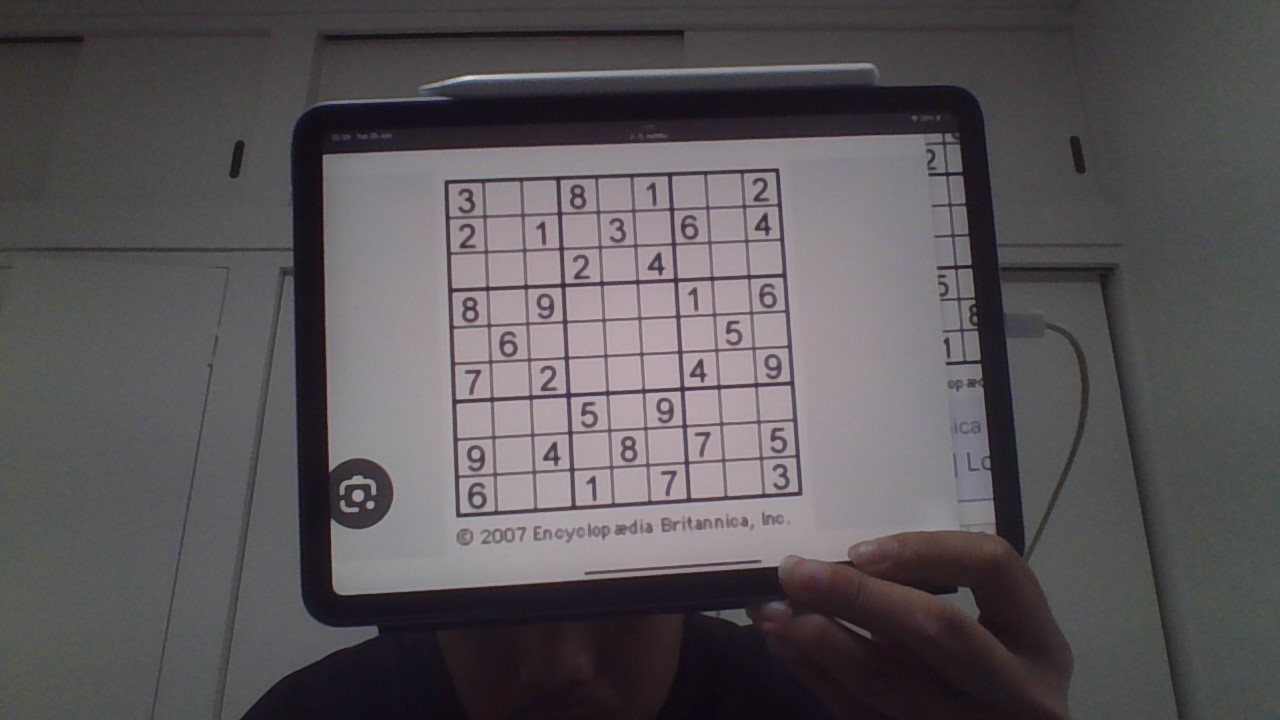
#> input picture puzzle/puzzle1.jpg, 1280 x 720 px
$ jupyter execute --allow-errors 02readsudokuVer2.ipynb
#> lines starting #> are read from the running program, lines starting #| are printed output that depends on the picture; after the words box and inside, x2 and y2 are one past the last pixel; in counts of white or black regions, pixels touching at a corner belong together
[cell 1]
import numpy as np
import matplotlib.pyplot as plt
import os, random
import cv2
import pandas as pd
import seaborn as sns
from pathlib import Path
from PIL import Image

[cell 2]
sudoku_a = cv2.imread('puzzle/puzzle1.jpg')
#> sudoku_a is the input picture: shape (720, 1280, 3); mean B, G, R 87.6, 84.7, 89
#Preprocessing image to be read
sudoku_a = cv2.resize(sudoku_a, (450,450))
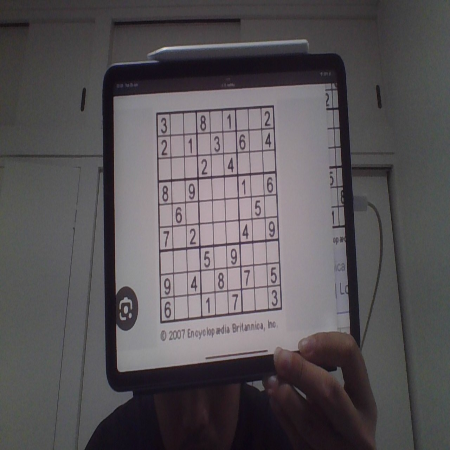
#> sudoku_a: shape (450, 450, 3); mean B, G, R 87.5, 84.6, 88.9
# function to greyscale, blur and change the receptive threshold of image
def preprocess(image):
    gray = cv2.cvtColor(image, cv2.COLOR_BGR2GRAY)
    blur = cv2.GaussianBlur(gray, (3,3),6)
    #blur = cv2.bilateralFilter(gray,9,75,75)
    threshold_img = cv2.adaptiveThreshold(blur,255,1,1,11,2)
    return threshold_img
threshold = preprocess(sudoku_a)
#> in preprocess, `blur = cv2.GaussianBlur(gray, (3,3),6)`:
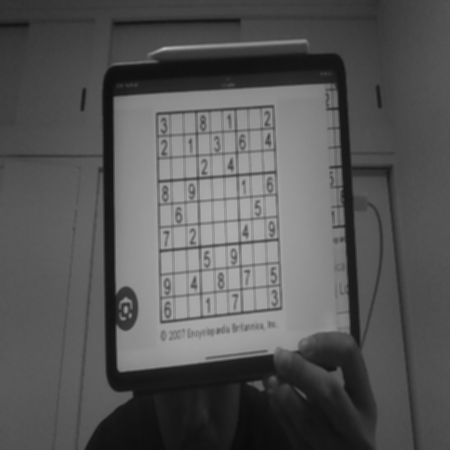
#> blur: shape (450, 450); min 10, max 188, mean 86.2
#> in preprocess, `threshold_img = cv2.adaptiveThreshold(blur,255,1,1,11,2)`:
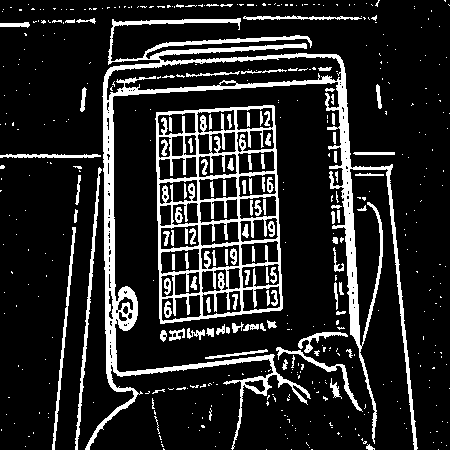
#> threshold_img: shape (450, 450); 15.3% white; 457 white regions (351 under 20 px)
#let's look at what we have got
plt.figure()
plt.imshow(threshold)
plt.show()

[cell 3]
# Finding the outline of the sudoku puzzle in the image
contour_1 = sudoku_a.copy()
contour_2 = sudoku_a.copy()
contour, hierarchy = cv2.findContours(threshold,cv2.RETR_EXTERNAL,cv2.CHAIN_APPROX_SIMPLE)
#> contour = 394 contours, 357 with area under 20; largest, box (x1, y1, x2, y2) and area: (155, 105, 283, 324) 25052, (85, 18, 418, 450) 17328, (75, 167, 102, 450) 585, (52, 227, 76, 450) 410, (276, 347, 363, 412) 354
cv2.drawContours(contour_1, contour,-1,(0,255,0),3)
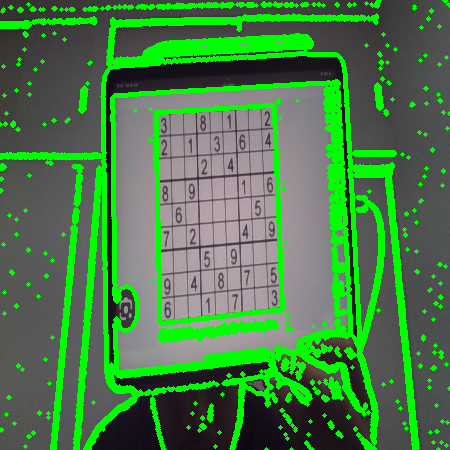
#> contour_1: shape (450, 450, 3); mean B, G, R 72, 124.3, 73.2
#let's see what we got
plt.figure()
plt.imshow(contour_1)
plt.show()

[cell 4]
def main_outline(contour):
    biggest = np.array([])
    max_area = 0
    for i in contour:
        area = cv2.contourArea(i)
        if area >50:
            peri = cv2.arcLength(i, True)
            approx = cv2.approxPolyDP(i , 0.02* peri, True)
            if area > max_area and len(approx) ==4:
                biggest = approx
                max_area = area
    return biggest ,max_area

def reframe(points):
    points = points.reshape((4, 2))
    points_new = np.zeros((4,1,2),dtype = np.int32)
    add = points.sum(1)
    points_new[0] = points[np.argmin(add)]
    points_new[3] = points[np.argmax(add)]
    diff = np.diff(points, axis =1)
    points_new[1] = points[np.argmin(diff)]
    points_new[2] = points[np.argmax(diff)]
    return points_new
def splitcells(img):
    rows = np.vsplit(img,9)
    boxes = []
    for r in rows:
        cols = np.hsplit(r,9)
        for box in cols:
            boxes.append(box)
    return boxes

black_img = np.zeros((450,450,3), np.uint8)
biggest, maxArea = main_outline(contour)
#> the loop in main_outline, `for i in contour:` made 394 passes
#> (area, peri, biggest, max_area) on pass 269: (25052.5, 668.3, [[273, 105], [156, 112], [160, 323], [282, 308]], 25052.5)
#> (area, peri, approx) on passes 135, 202, 234, 241, 243, 331: (99, 132.6, [[267, 350], [205, 358]]), (410.5, 469.3, [[75, 227], [52, 449]]), (585, 607.4, [[99, 167], [75, 449]]), (216.5, 225, [[0, 155], [100, 156]]), (80, 84.83, [[353, 153], [394, 154], [394, 152]]), (190.5, 268.9, [[243, 17], [361, 18]])
#> after the loop in main_outline, `for i in contour:`: max_area = 25052.5
#> biggest = [[273, 105], [156, 112], [160, 323], [282, 308]]; maxArea = 25052.5

if biggest.size != 0:
    biggest = reframe(biggest)
#> in reframe, `points = points.reshape((4, 2))`: points = [[273, 105], [156, 112], [160, 323], [282, 308]]
#> in reframe, `add = points.sum(1)`: add = [378, 268, 483, 590]
#> in reframe, `diff = np.diff(points, axis =1)`: diff = [-168, -44, 163, 26]
#> biggest = [[156, 112], [273, 105], [160, 323], [282, 308]]

cv2.drawContours(contour_2,biggest,-1, (0,255,0),10)
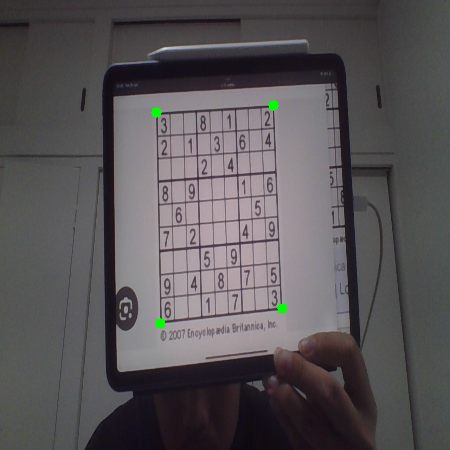
#> contour_2: shape (450, 450, 3); 0.16% of pixels changed, all inside (x1, y1, x2, y2) = (151, 100, 288, 329)

pts1 = np.float32(biggest)
#> pts1 = [[156, 112], [273, 105], [160, 323], [282, 308]]
pts2 = np.float32([[0,0],[450,0],[0,450],[450,450]])

matrix = cv2.getPerspectiveTransform(pts1,pts2)
#> matrix = [[3.64, -0.0689, -559.5], [0.131, 2.18, -265.1], [-0.00028, 0.000217, 1]]

imagewrap = cv2.warpPerspective(sudoku_a,matrix,(450,450))
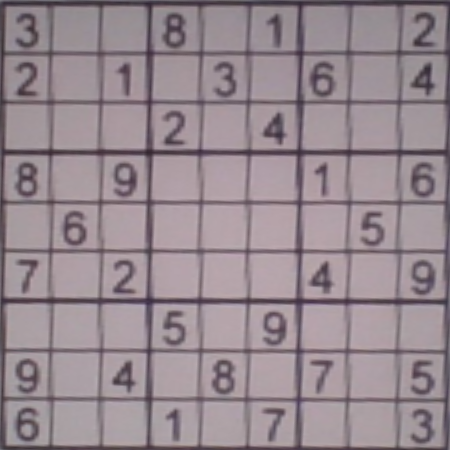
#> imagewrap: shape (450, 450, 3); mean B, G, R 143.6, 136.9, 150.3
imagewrap =cv2.cvtColor(imagewrap, cv2.COLOR_BGR2GRAY)
#> imagewrap: shape (450, 450)
plt.figure()
plt.imshow(imagewrap)
plt.show()

[cell 5]
sudoku_cell = splitcells(imagewrap)
#> in splitcells, `rows = np.vsplit(img,9)`: rows = 9 items
#> the loop in splitcells, `for r in rows:` made 9 passes
#> after the loop in splitcells, `for r in rows:`: boxes = 81 items
#> sudoku_cell = 81 items
#Let's have alook at the last cell

for i in range(81):
    sudoku_cell[i]=cv2.resize(sudoku_cell[i],(50,50))

plt.figure()
plt.imshow(sudoku_cell[73])
plt.show()
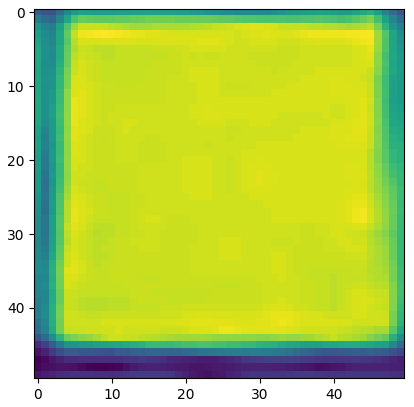
#> figure drawn by matplotlib, 1 panel
print(sudoku_cell[4].shape)
#| (50, 50)

def CropCell(cells):
    Cells_croped = []
    for image in cells:
        img = np.array(image)
        img = img[12:44, 9:41]
        img = Image.fromarray(img)
        Cells_croped.append(img)
    return Cells_croped

sudoku_cell_croped= CropCell(sudoku_cell)
#> the loop in CropCell, `for image in cells:` made 81 passes
#> pass 1, in CropCell, `img = img[12:44, 9:41]`:
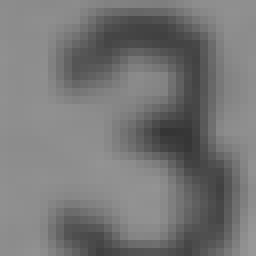
#> img: shape (32, 32) (shown 8 times larger); min 53, max 151, mean 118.8
#> pass 2, in CropCell, `img = np.array(image)`:
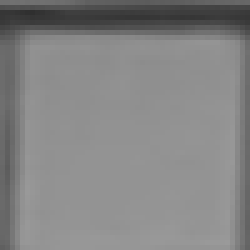
#> img: shape (50, 50) (shown 5 times larger); min 47, max 154, mean 132.3
#> sudoku_cell_croped = 81 items
plt.figure()
plt.imshow(sudoku_cell_croped[80])
plt.show()
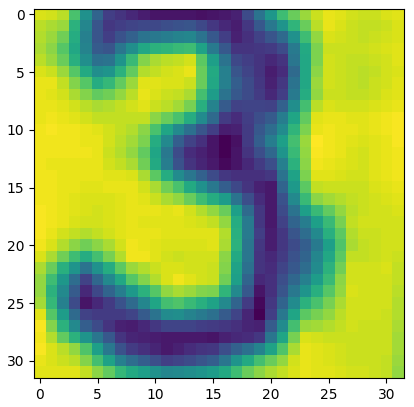
#> figure drawn by matplotlib, 1 panel
data = np.array(sudoku_cell_croped)
print(data.shape)
#| (81, 32, 32)

[cell 6]
from keras.models import load_model
#> (the rest of this cell did not finish here and is left out)

[cell 7]
data = np.array(sudoku_cell_croped)
print(data.shape)
#| (81, 32, 32)
data = data.reshape(data.shape[0], data.shape[1], data.shape[2],1)
print(data.shape)
#| (81, 32, 32, 1)

line = []
#> (the rest of this cell did not finish here and is left out)

[cell 8]
print(line)
len(line)
list_puzz = []
for i in range(9):
    a=i*9
    list_puzz.append(line[a:a+9])
